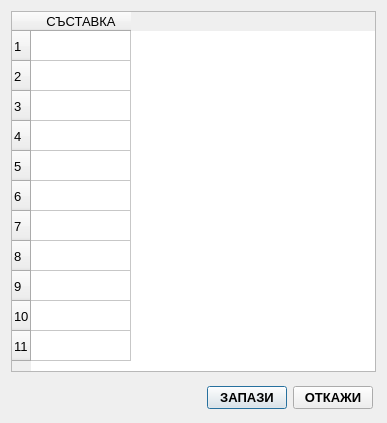
<?xml version="1.0" encoding="UTF-8"?>
<ui version="4.0">
 <class>DialogEditIngradients</class>
 <widget class="QDialog" name="DialogEditIngradients">
  <property name="geometry">
   <rect>
    <x>0</x>
    <y>0</y>
    <width>387</width>
    <height>423</height>
   </rect>
  </property>
  <property name="windowTitle">
   <string>СЪСТАВКИ</string>
  </property>
  <layout class="QVBoxLayout" name="verticalLayout">
   <item>
    <widget class="QTableWidget" name="tableWidget">
     <row>
      <property name="text">
       <string>1</string>
      </property>
      <property name="font">
       <font>
        <pointsize>10</pointsize>
       </font>
      </property>
     </row>
     <row>
      <property name="text">
       <string>2</string>
      </property>
      <property name="font">
       <font>
        <pointsize>10</pointsize>
       </font>
      </property>
     </row>
     <row>
      <property name="text">
       <string>3</string>
      </property>
      <property name="font">
       <font>
        <pointsize>10</pointsize>
       </font>
      </property>
     </row>
     <row>
      <property name="text">
       <string>4</string>
      </property>
      <property name="font">
       <font>
        <pointsize>10</pointsize>
       </font>
      </property>
     </row>
     <row>
      <property name="text">
       <string>5</string>
      </property>
      <property name="font">
       <font>
        <pointsize>10</pointsize>
       </font>
      </property>
     </row>
     <row>
      <property name="text">
       <string>6</string>
      </property>
      <property name="font">
       <font>
        <pointsize>10</pointsize>
       </font>
      </property>
     </row>
     <row>
      <property name="text">
       <string>7</string>
      </property>
      <property name="font">
       <font>
        <pointsize>10</pointsize>
       </font>
      </property>
     </row>
     <row>
      <property name="text">
       <string>8</string>
      </property>
      <property name="font">
       <font>
        <pointsize>10</pointsize>
       </font>
      </property>
     </row>
     <row>
      <property name="text">
       <string>9</string>
      </property>
      <property name="font">
       <font>
        <pointsize>10</pointsize>
       </font>
      </property>
     </row>
     <row>
      <property name="text">
       <string>10</string>
      </property>
      <property name="font">
       <font>
        <pointsize>10</pointsize>
       </font>
      </property>
     </row>
     <row>
      <property name="text">
       <string>11</string>
      </property>
      <property name="font">
       <font>
        <pointsize>10</pointsize>
       </font>
      </property>
     </row>
     <column>
      <property name="text">
       <string>СЪСТАВКА</string>
      </property>
      <property name="font">
       <font>
        <pointsize>10</pointsize>
       </font>
      </property>
     </column>
     <item row="0" column="0">
      <property name="font">
       <font>
        <pointsize>10</pointsize>
       </font>
      </property>
      <property name="flags">
       <set>ItemIsSelectable|ItemIsEditable|ItemIsDragEnabled|ItemIsUserCheckable|ItemIsEnabled</set>
      </property>
     </item>
     <item row="1" column="0">
      <property name="font">
       <font>
        <pointsize>10</pointsize>
       </font>
      </property>
      <property name="flags">
       <set>ItemIsSelectable|ItemIsEditable|ItemIsDragEnabled|ItemIsUserCheckable|ItemIsEnabled</set>
      </property>
     </item>
     <item row="2" column="0">
      <property name="font">
       <font>
        <pointsize>10</pointsize>
       </font>
      </property>
      <property name="flags">
       <set>ItemIsSelectable|ItemIsEditable|ItemIsDragEnabled|ItemIsUserCheckable|ItemIsEnabled</set>
      </property>
     </item>
     <item row="3" column="0">
      <property name="font">
       <font>
        <pointsize>10</pointsize>
       </font>
      </property>
      <property name="flags">
       <set>ItemIsSelectable|ItemIsEditable|ItemIsDragEnabled|ItemIsUserCheckable|ItemIsEnabled</set>
      </property>
     </item>
     <item row="4" column="0">
      <property name="font">
       <font>
        <pointsize>10</pointsize>
       </font>
      </property>
      <property name="flags">
       <set>ItemIsSelectable|ItemIsEditable|ItemIsDragEnabled|ItemIsUserCheckable|ItemIsEnabled</set>
      </property>
     </item>
     <item row="5" column="0">
      <property name="font">
       <font>
        <pointsize>10</pointsize>
       </font>
      </property>
      <property name="flags">
       <set>ItemIsSelectable|ItemIsEditable|ItemIsDragEnabled|ItemIsUserCheckable|ItemIsEnabled</set>
      </property>
     </item>
     <item row="6" column="0">
      <property name="font">
       <font>
        <pointsize>10</pointsize>
       </font>
      </property>
      <property name="flags">
       <set>ItemIsSelectable|ItemIsEditable|ItemIsDragEnabled|ItemIsUserCheckable|ItemIsEnabled</set>
      </property>
     </item>
     <item row="7" column="0">
      <property name="font">
       <font>
        <pointsize>10</pointsize>
       </font>
      </property>
      <property name="flags">
       <set>ItemIsSelectable|ItemIsEditable|ItemIsDragEnabled|ItemIsUserCheckable|ItemIsEnabled</set>
      </property>
     </item>
     <item row="8" column="0">
      <property name="font">
       <font>
        <pointsize>10</pointsize>
       </font>
      </property>
      <property name="flags">
       <set>ItemIsSelectable|ItemIsEditable|ItemIsDragEnabled|ItemIsUserCheckable|ItemIsEnabled</set>
      </property>
     </item>
     <item row="9" column="0">
      <property name="font">
       <font>
        <pointsize>10</pointsize>
       </font>
      </property>
      <property name="flags">
       <set>ItemIsSelectable|ItemIsEditable|ItemIsDragEnabled|ItemIsUserCheckable|ItemIsEnabled</set>
      </property>
     </item>
     <item row="10" column="0">
      <property name="font">
       <font>
        <pointsize>10</pointsize>
       </font>
      </property>
      <property name="flags">
       <set>ItemIsSelectable|ItemIsEditable|ItemIsDragEnabled|ItemIsUserCheckable|ItemIsEnabled</set>
      </property>
     </item>
    </widget>
   </item>
   <item>
    <layout class="QHBoxLayout" name="horizontalLayout_9">
     <property name="leftMargin">
      <number>3</number>
     </property>
     <property name="topMargin">
      <number>8</number>
     </property>
     <property name="rightMargin">
      <number>3</number>
     </property>
     <property name="bottomMargin">
      <number>3</number>
     </property>
     <item>
      <spacer name="horizontalSpacer">
       <property name="orientation">
        <enum>Qt::Horizontal</enum>
       </property>
       <property name="sizeHint" stdset="0">
        <size>
         <width>40</width>
         <height>20</height>
        </size>
       </property>
      </spacer>
     </item>
     <item>
      <widget class="QPushButton" name="btnOK">
       <property name="font">
        <font>
         <pointsize>10</pointsize>
         <weight>75</weight>
         <bold>true</bold>
        </font>
       </property>
       <property name="text">
        <string>ЗАПАЗИ</string>
       </property>
      </widget>
     </item>
     <item>
      <widget class="QPushButton" name="btnCancel">
       <property name="font">
        <font>
         <pointsize>10</pointsize>
         <weight>75</weight>
         <bold>true</bold>
        </font>
       </property>
       <property name="text">
        <string>ОТКАЖИ</string>
       </property>
      </widget>
     </item>
    </layout>
   </item>
  </layout>
 </widget>
 <resources/>
 <connections>
  <connection>
   <sender>btnCancel</sender>
   <signal>clicked()</signal>
   <receiver>DialogEditIngradients</receiver>
   <slot>reject()</slot>
   <hints>
    <hint type="sourcelabel">
     <x>337</x>
     <y>327</y>
    </hint>
    <hint type="destinationlabel">
     <x>193</x>
     <y>175</y>
    </hint>
   </hints>
  </connection>
 </connections>
</ui>
